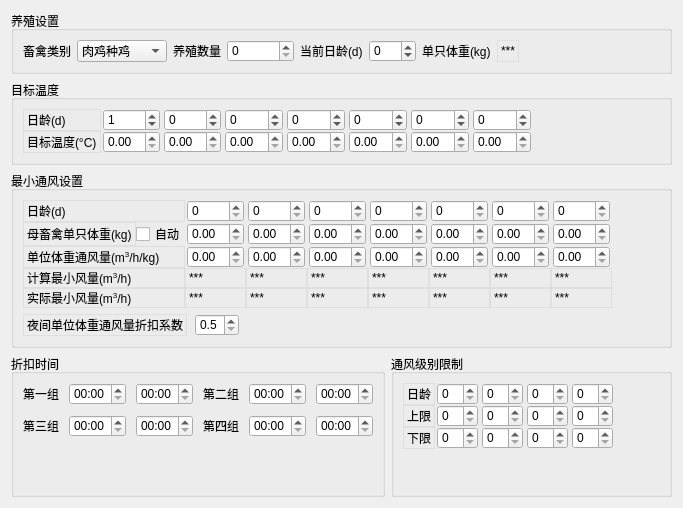
<?xml version="1.0" encoding="UTF-8"?>
<ui version="4.0">
 <class>ParSetOne</class>
 <widget class="QWidget" name="ParSetOne">
  <property name="geometry">
   <rect>
    <x>0</x>
    <y>0</y>
    <width>683</width>
    <height>508</height>
   </rect>
  </property>
  <property name="windowTitle">
   <string>Form</string>
  </property>
  <property name="styleSheet">
   <string notr="true">#groupBox_3 QLabel,
#groupBox QLabel,
#groupBox_2 QLabel,
#label_weight{
	border: 1px solid rgba(220, 220, 220, 0.8);
}
#groupBox_3 QDoubleSpinBox,
#groupBox QDoubleSpinBox,
#groupBox_2 QDoubleSpinBox,
#groupBox_3 QSpinBox,
#groupBox QSpinBox,
#groupBox_2 QSpinBox{
	margin-right: 2px;
	margin-left: 2px;
}
</string>
  </property>
  <layout class="QGridLayout" name="gridLayout_10">
   <item row="0" column="0" colspan="2">
    <widget class="QGroupBox" name="groupBox_5">
     <property name="title">
      <string>养殖设置</string>
     </property>
     <layout class="QGridLayout" name="gridLayout_9">
      <item row="0" column="0">
       <layout class="QGridLayout" name="gridLayout_8">
        <item row="0" column="2">
         <widget class="QLabel" name="label_33">
          <property name="text">
           <string>养殖数量</string>
          </property>
         </widget>
        </item>
        <item row="0" column="6">
         <widget class="QLabel" name="label_36">
          <property name="text">
           <string>单只体重(kg)</string>
          </property>
         </widget>
        </item>
        <item row="0" column="3">
         <widget class="QSpinBox" name="spinBox_matrix_count">
          <property name="sizePolicy">
           <sizepolicy hsizetype="Preferred" vsizetype="Fixed">
            <horstretch>0</horstretch>
            <verstretch>0</verstretch>
           </sizepolicy>
          </property>
          <property name="maximum">
           <number>100000000</number>
          </property>
         </widget>
        </item>
        <item row="0" column="0">
         <widget class="QLabel" name="label_31">
          <property name="text">
           <string>畜禽类别</string>
          </property>
         </widget>
        </item>
        <item row="0" column="5">
         <widget class="QSpinBox" name="spinBox_current_days">
          <property name="minimum">
           <number>-3</number>
          </property>
          <property name="maximum">
           <number>999</number>
          </property>
         </widget>
        </item>
        <item row="0" column="1">
         <widget class="QComboBox" name="comboBox_matrix_category">
          <item>
           <property name="text">
            <string>肉鸡种鸡</string>
           </property>
          </item>
          <item>
           <property name="text">
            <string>肉鸡商品代</string>
           </property>
          </item>
          <item>
           <property name="text">
            <string>蛋鸡种鸡</string>
           </property>
          </item>
          <item>
           <property name="text">
            <string>蛋鸡商品代</string>
           </property>
          </item>
          <item>
           <property name="text">
            <string>黄鸡种鸡</string>
           </property>
          </item>
          <item>
           <property name="text">
            <string>黄鸡商品代</string>
           </property>
          </item>
          <item>
           <property name="text">
            <string>猪群</string>
           </property>
          </item>
          <item>
           <property name="text">
            <string>兔群</string>
           </property>
          </item>
          <item>
           <property name="text">
            <string>其他品系</string>
           </property>
          </item>
         </widget>
        </item>
        <item row="0" column="4">
         <widget class="QLabel" name="label_35">
          <property name="text">
           <string>当前日龄(d)</string>
          </property>
         </widget>
        </item>
        <item row="0" column="7">
         <widget class="QLabel" name="label_weight">
          <property name="text">
           <string>***</string>
          </property>
         </widget>
        </item>
       </layout>
      </item>
      <item row="0" column="1">
       <spacer name="horizontalSpacer_5">
        <property name="orientation">
         <enum>Qt::Horizontal</enum>
        </property>
        <property name="sizeHint" stdset="0">
         <size>
          <width>215</width>
          <height>20</height>
         </size>
        </property>
       </spacer>
      </item>
     </layout>
    </widget>
   </item>
   <item row="1" column="0" colspan="2">
    <widget class="QGroupBox" name="groupBox">
     <property name="title">
      <string>目标温度</string>
     </property>
     <layout class="QGridLayout" name="gridLayout_7">
      <item row="0" column="0">
       <layout class="QGridLayout" name="gridLayout_6">
        <property name="spacing">
         <number>0</number>
        </property>
        <item row="0" column="0">
         <widget class="QLabel" name="label_29">
          <property name="text">
           <string>日龄(d)</string>
          </property>
         </widget>
        </item>
        <item row="0" column="1">
         <widget class="QSpinBox" name="spinBox_aim_day1">
          <property name="minimum">
           <number>-3</number>
          </property>
          <property name="maximum">
           <number>999</number>
          </property>
          <property name="value">
           <number>1</number>
          </property>
         </widget>
        </item>
        <item row="0" column="2">
         <widget class="QSpinBox" name="spinBox_aim_day2">
          <property name="minimum">
           <number>-3</number>
          </property>
          <property name="maximum">
           <number>999</number>
          </property>
          <property name="value">
           <number>0</number>
          </property>
         </widget>
        </item>
        <item row="0" column="3">
         <widget class="QSpinBox" name="spinBox_aim_day3">
          <property name="minimum">
           <number>-1000</number>
          </property>
          <property name="maximum">
           <number>1000</number>
          </property>
         </widget>
        </item>
        <item row="0" column="4">
         <widget class="QSpinBox" name="spinBox_aim_day4">
          <property name="minimum">
           <number>-1000</number>
          </property>
          <property name="maximum">
           <number>1000</number>
          </property>
         </widget>
        </item>
        <item row="0" column="5">
         <widget class="QSpinBox" name="spinBox_aim_day5">
          <property name="minimum">
           <number>-1000</number>
          </property>
          <property name="maximum">
           <number>1000</number>
          </property>
         </widget>
        </item>
        <item row="0" column="6">
         <widget class="QSpinBox" name="spinBox_aim_day6">
          <property name="minimum">
           <number>-1000</number>
          </property>
          <property name="maximum">
           <number>1000</number>
          </property>
         </widget>
        </item>
        <item row="0" column="7">
         <widget class="QSpinBox" name="spinBox_aim_day7">
          <property name="minimum">
           <number>-1000</number>
          </property>
          <property name="maximum">
           <number>1000</number>
          </property>
         </widget>
        </item>
        <item row="1" column="0">
         <widget class="QLabel" name="label_30">
          <property name="text">
           <string>目标温度(°C)</string>
          </property>
         </widget>
        </item>
        <item row="1" column="1">
         <widget class="QDoubleSpinBox" name="doubleSpinBox_aim_t1"/>
        </item>
        <item row="1" column="2">
         <widget class="QDoubleSpinBox" name="doubleSpinBox_aim_t2"/>
        </item>
        <item row="1" column="3">
         <widget class="QDoubleSpinBox" name="doubleSpinBox_aim_t3"/>
        </item>
        <item row="1" column="4">
         <widget class="QDoubleSpinBox" name="doubleSpinBox_aim_t4"/>
        </item>
        <item row="1" column="5">
         <widget class="QDoubleSpinBox" name="doubleSpinBox_aim_t5"/>
        </item>
        <item row="1" column="6">
         <widget class="QDoubleSpinBox" name="doubleSpinBox_aim_t6"/>
        </item>
        <item row="1" column="7">
         <widget class="QDoubleSpinBox" name="doubleSpinBox_aim_t7"/>
        </item>
       </layout>
      </item>
      <item row="0" column="1">
       <spacer name="horizontalSpacer_4">
        <property name="orientation">
         <enum>Qt::Horizontal</enum>
        </property>
        <property name="sizeHint" stdset="0">
         <size>
          <width>108</width>
          <height>20</height>
         </size>
        </property>
       </spacer>
      </item>
     </layout>
    </widget>
   </item>
   <item row="2" column="0" colspan="2">
    <widget class="QGroupBox" name="groupBox_2">
     <property name="title">
      <string>最小通风设置</string>
     </property>
     <layout class="QGridLayout" name="gridLayout_5">
      <item row="1" column="0">
       <layout class="QHBoxLayout" name="horizontalLayout_8">
        <item>
         <widget class="QLabel" name="label_28">
          <property name="text">
           <string>夜间单位体重通风量折扣系数</string>
          </property>
         </widget>
        </item>
        <item>
         <widget class="QDoubleSpinBox" name="doubleSpinBox_discount_coefficient">
          <property name="decimals">
           <number>1</number>
          </property>
          <property name="minimum">
           <double>0.500000000000000</double>
          </property>
          <property name="maximum">
           <double>1.500000000000000</double>
          </property>
         </widget>
        </item>
        <item>
         <spacer name="horizontalSpacer_3">
          <property name="orientation">
           <enum>Qt::Horizontal</enum>
          </property>
          <property name="sizeHint" stdset="0">
           <size>
            <width>40</width>
            <height>20</height>
           </size>
          </property>
         </spacer>
        </item>
       </layout>
      </item>
      <item row="0" column="0">
       <layout class="QGridLayout" name="gridLayout_4">
        <property name="spacing">
         <number>0</number>
        </property>
        <item row="2" column="1">
         <widget class="QDoubleSpinBox" name="doubleSpinBox_m_air_unit_v1"/>
        </item>
        <item row="1" column="2">
         <widget class="QDoubleSpinBox" name="doubleSpinBox_m_air_matrix_w2"/>
        </item>
        <item row="4" column="4">
         <widget class="QLabel" name="label_m_air_a4">
          <property name="text">
           <string>***</string>
          </property>
         </widget>
        </item>
        <item row="0" column="3">
         <widget class="QSpinBox" name="spinBox_m_air_day3"/>
        </item>
        <item row="2" column="2">
         <widget class="QDoubleSpinBox" name="doubleSpinBox_m_air_unit_v2"/>
        </item>
        <item row="4" column="5">
         <widget class="QLabel" name="label_m_air_a5">
          <property name="text">
           <string>***</string>
          </property>
         </widget>
        </item>
        <item row="3" column="7">
         <widget class="QLabel" name="label_m_air_c7">
          <property name="text">
           <string>***</string>
          </property>
         </widget>
        </item>
        <item row="3" column="1">
         <widget class="QLabel" name="label_m_air_c1">
          <property name="text">
           <string>***</string>
          </property>
         </widget>
        </item>
        <item row="1" column="1">
         <widget class="QDoubleSpinBox" name="doubleSpinBox_m_air_matrix_w1"/>
        </item>
        <item row="2" column="0">
         <widget class="QLabel" name="label_11">
          <property name="text">
           <string>&lt;html&gt;&lt;head/&gt;&lt;body&gt;&lt;p&gt;单位体重通风量(m&lt;span style=&quot; vertical-align:super;&quot;&gt;3&lt;/span&gt;/h/kg)&lt;/p&gt;&lt;/body&gt;&lt;/html&gt;</string>
          </property>
         </widget>
        </item>
        <item row="1" column="4">
         <widget class="QDoubleSpinBox" name="doubleSpinBox_m_air_matrix_w4"/>
        </item>
        <item row="3" column="5">
         <widget class="QLabel" name="label_m_air_c5">
          <property name="text">
           <string>***</string>
          </property>
         </widget>
        </item>
        <item row="3" column="2">
         <widget class="QLabel" name="label_m_air_c2">
          <property name="text">
           <string>***</string>
          </property>
         </widget>
        </item>
        <item row="2" column="7">
         <widget class="QDoubleSpinBox" name="doubleSpinBox_m_air_unit_v7"/>
        </item>
        <item row="1" column="3">
         <widget class="QDoubleSpinBox" name="doubleSpinBox_m_air_matrix_w3"/>
        </item>
        <item row="3" column="0">
         <widget class="QLabel" name="label_12">
          <property name="text">
           <string>&lt;html&gt;&lt;head/&gt;&lt;body&gt;&lt;p&gt;计算最小风量(m&lt;span style=&quot; vertical-align:super;&quot;&gt;3&lt;/span&gt;/h)&lt;/p&gt;&lt;/body&gt;&lt;/html&gt;</string>
          </property>
         </widget>
        </item>
        <item row="2" column="5">
         <widget class="QDoubleSpinBox" name="doubleSpinBox_m_air_unit_v5"/>
        </item>
        <item row="1" column="5">
         <widget class="QDoubleSpinBox" name="doubleSpinBox_m_air_matrix_w5"/>
        </item>
        <item row="3" column="6">
         <widget class="QLabel" name="label_m_air_c6">
          <property name="text">
           <string>***</string>
          </property>
         </widget>
        </item>
        <item row="0" column="0">
         <widget class="QLabel" name="label_8">
          <property name="text">
           <string>日龄(d)</string>
          </property>
         </widget>
        </item>
        <item row="4" column="1">
         <widget class="QLabel" name="label_m_air_a1">
          <property name="text">
           <string>***</string>
          </property>
         </widget>
        </item>
        <item row="1" column="0">
         <layout class="QHBoxLayout" name="horizontalLayout_6">
          <item>
           <widget class="QLabel" name="label_9">
            <property name="text">
             <string>母畜禽单只体重(kg)</string>
            </property>
           </widget>
          </item>
          <item>
           <widget class="QCheckBox" name="checkBox">
            <property name="text">
             <string>自动</string>
            </property>
           </widget>
          </item>
         </layout>
        </item>
        <item row="0" column="4">
         <widget class="QSpinBox" name="spinBox_m_air_day4"/>
        </item>
        <item row="0" column="5">
         <widget class="QSpinBox" name="spinBox_m_air_day5"/>
        </item>
        <item row="4" column="6">
         <widget class="QLabel" name="label_m_air_a6">
          <property name="text">
           <string>***</string>
          </property>
         </widget>
        </item>
        <item row="4" column="3">
         <widget class="QLabel" name="label_m_air_a3">
          <property name="text">
           <string>***</string>
          </property>
         </widget>
        </item>
        <item row="0" column="1">
         <widget class="QSpinBox" name="spinBox_m_air_day1"/>
        </item>
        <item row="2" column="3">
         <widget class="QDoubleSpinBox" name="doubleSpinBox_m_air_unit_v3"/>
        </item>
        <item row="3" column="3">
         <widget class="QLabel" name="label_m_air_c3">
          <property name="text">
           <string>***</string>
          </property>
         </widget>
        </item>
        <item row="0" column="6">
         <widget class="QSpinBox" name="spinBox_m_air_day6"/>
        </item>
        <item row="1" column="6">
         <widget class="QDoubleSpinBox" name="doubleSpinBox_m_air_matrix_w6"/>
        </item>
        <item row="1" column="7">
         <widget class="QDoubleSpinBox" name="doubleSpinBox_m_air_matrix_w7"/>
        </item>
        <item row="4" column="0">
         <widget class="QLabel" name="label_13">
          <property name="text">
           <string>&lt;html&gt;&lt;head/&gt;&lt;body&gt;&lt;p&gt;实际最小风量(m&lt;span style=&quot; vertical-align:super;&quot;&gt;3&lt;/span&gt;/h)&lt;/p&gt;&lt;/body&gt;&lt;/html&gt;</string>
          </property>
         </widget>
        </item>
        <item row="2" column="4">
         <widget class="QDoubleSpinBox" name="doubleSpinBox_m_air_unit_v4"/>
        </item>
        <item row="2" column="6">
         <widget class="QDoubleSpinBox" name="doubleSpinBox_m_air_unit_v6"/>
        </item>
        <item row="0" column="2">
         <widget class="QSpinBox" name="spinBox_m_air_day2"/>
        </item>
        <item row="4" column="7">
         <widget class="QLabel" name="label_m_air_a7">
          <property name="text">
           <string>***</string>
          </property>
         </widget>
        </item>
        <item row="4" column="2">
         <widget class="QLabel" name="label_m_air_a2">
          <property name="text">
           <string>***</string>
          </property>
         </widget>
        </item>
        <item row="0" column="7">
         <widget class="QSpinBox" name="spinBox_m_air_day7"/>
        </item>
        <item row="3" column="4">
         <widget class="QLabel" name="label_m_air_c4">
          <property name="text">
           <string>***</string>
          </property>
         </widget>
        </item>
       </layout>
      </item>
      <item row="0" column="1">
       <spacer name="horizontalSpacer_6">
        <property name="orientation">
         <enum>Qt::Horizontal</enum>
        </property>
        <property name="sizeHint" stdset="0">
         <size>
          <width>40</width>
          <height>20</height>
         </size>
        </property>
       </spacer>
      </item>
     </layout>
    </widget>
   </item>
   <item row="3" column="0">
    <widget class="QGroupBox" name="groupBox_4">
     <property name="title">
      <string>折扣时间</string>
     </property>
     <layout class="QGridLayout" name="gridLayout">
      <item row="0" column="0">
       <layout class="QHBoxLayout" name="horizontalLayout_5">
        <property name="spacing">
         <number>10</number>
        </property>
        <item>
         <layout class="QVBoxLayout" name="verticalLayout">
          <item>
           <layout class="QHBoxLayout" name="horizontalLayout">
            <item>
             <widget class="QLabel" name="label">
              <property name="text">
               <string>第一组</string>
              </property>
             </widget>
            </item>
            <item>
             <widget class="QTimeEdit" name="timeEdit_dc_1">
              <property name="displayFormat">
               <string>HH:mm</string>
              </property>
             </widget>
            </item>
            <item>
             <widget class="QTimeEdit" name="timeEdit_dc_2">
              <property name="displayFormat">
               <string>HH:mm</string>
              </property>
             </widget>
            </item>
           </layout>
          </item>
          <item>
           <layout class="QHBoxLayout" name="horizontalLayout_3">
            <item>
             <widget class="QLabel" name="label_3">
              <property name="text">
               <string>第三组</string>
              </property>
             </widget>
            </item>
            <item>
             <widget class="QTimeEdit" name="timeEdit_dc_5">
              <property name="displayFormat">
               <string>HH:mm</string>
              </property>
             </widget>
            </item>
            <item>
             <widget class="QTimeEdit" name="timeEdit_dc_6">
              <property name="displayFormat">
               <string>HH:mm</string>
              </property>
             </widget>
            </item>
           </layout>
          </item>
         </layout>
        </item>
        <item>
         <layout class="QVBoxLayout" name="verticalLayout_2">
          <item>
           <layout class="QHBoxLayout" name="horizontalLayout_2">
            <item>
             <widget class="QLabel" name="label_2">
              <property name="text">
               <string>第二组</string>
              </property>
             </widget>
            </item>
            <item>
             <widget class="QTimeEdit" name="timeEdit_dc_3">
              <property name="displayFormat">
               <string>HH:mm</string>
              </property>
             </widget>
            </item>
            <item>
             <widget class="QTimeEdit" name="timeEdit_dc_4">
              <property name="displayFormat">
               <string>HH:mm</string>
              </property>
             </widget>
            </item>
           </layout>
          </item>
          <item>
           <layout class="QHBoxLayout" name="horizontalLayout_4">
            <item>
             <widget class="QLabel" name="label_4">
              <property name="text">
               <string>第四组</string>
              </property>
             </widget>
            </item>
            <item>
             <widget class="QTimeEdit" name="timeEdit_dc_7">
              <property name="displayFormat">
               <string>HH:mm</string>
              </property>
             </widget>
            </item>
            <item>
             <widget class="QTimeEdit" name="timeEdit_dc_8">
              <property name="displayFormat">
               <string>HH:mm</string>
              </property>
             </widget>
            </item>
           </layout>
          </item>
         </layout>
        </item>
       </layout>
      </item>
      <item row="0" column="1">
       <spacer name="horizontalSpacer">
        <property name="orientation">
         <enum>Qt::Horizontal</enum>
        </property>
        <property name="sizeHint" stdset="0">
         <size>
          <width>13</width>
          <height>20</height>
         </size>
        </property>
       </spacer>
      </item>
      <item row="1" column="0">
       <spacer name="verticalSpacer">
        <property name="orientation">
         <enum>Qt::Vertical</enum>
        </property>
        <property name="sizeHint" stdset="0">
         <size>
          <width>20</width>
          <height>40</height>
         </size>
        </property>
       </spacer>
      </item>
     </layout>
    </widget>
   </item>
   <item row="3" column="1">
    <widget class="QGroupBox" name="groupBox_3">
     <property name="title">
      <string>通风级别限制</string>
     </property>
     <layout class="QGridLayout" name="gridLayout_3">
      <item row="0" column="0">
       <layout class="QGridLayout" name="gridLayout_2">
        <property name="spacing">
         <number>0</number>
        </property>
        <item row="0" column="0">
         <widget class="QLabel" name="label_5">
          <property name="sizePolicy">
           <sizepolicy hsizetype="Fixed" vsizetype="Preferred">
            <horstretch>0</horstretch>
            <verstretch>0</verstretch>
           </sizepolicy>
          </property>
          <property name="text">
           <string>日龄</string>
          </property>
         </widget>
        </item>
        <item row="0" column="1">
         <widget class="QSpinBox" name="spinBox_level_d1"/>
        </item>
        <item row="0" column="2">
         <widget class="QSpinBox" name="spinBox_level_d2"/>
        </item>
        <item row="0" column="3">
         <widget class="QSpinBox" name="spinBox_level_d3"/>
        </item>
        <item row="0" column="4">
         <widget class="QSpinBox" name="spinBox_level_d4"/>
        </item>
        <item row="1" column="0">
         <widget class="QLabel" name="label_6">
          <property name="sizePolicy">
           <sizepolicy hsizetype="Fixed" vsizetype="Preferred">
            <horstretch>0</horstretch>
            <verstretch>0</verstretch>
           </sizepolicy>
          </property>
          <property name="text">
           <string>上限</string>
          </property>
         </widget>
        </item>
        <item row="1" column="1">
         <widget class="QSpinBox" name="spinBox_level_up1"/>
        </item>
        <item row="1" column="2">
         <widget class="QSpinBox" name="spinBox_level_up2"/>
        </item>
        <item row="1" column="3">
         <widget class="QSpinBox" name="spinBox_level_up3"/>
        </item>
        <item row="1" column="4">
         <widget class="QSpinBox" name="spinBox_level_up4"/>
        </item>
        <item row="2" column="0">
         <widget class="QLabel" name="label_7">
          <property name="sizePolicy">
           <sizepolicy hsizetype="Fixed" vsizetype="Preferred">
            <horstretch>0</horstretch>
            <verstretch>0</verstretch>
           </sizepolicy>
          </property>
          <property name="text">
           <string>下限</string>
          </property>
         </widget>
        </item>
        <item row="2" column="1">
         <widget class="QSpinBox" name="spinBox_level_down1"/>
        </item>
        <item row="2" column="2">
         <widget class="QSpinBox" name="spinBox_level_down2"/>
        </item>
        <item row="2" column="3">
         <widget class="QSpinBox" name="spinBox_level_down3"/>
        </item>
        <item row="2" column="4">
         <widget class="QSpinBox" name="spinBox_level_down4"/>
        </item>
       </layout>
      </item>
      <item row="0" column="1">
       <spacer name="horizontalSpacer_2">
        <property name="orientation">
         <enum>Qt::Horizontal</enum>
        </property>
        <property name="sizeHint" stdset="0">
         <size>
          <width>14</width>
          <height>20</height>
         </size>
        </property>
       </spacer>
      </item>
      <item row="1" column="0">
       <spacer name="verticalSpacer_2">
        <property name="orientation">
         <enum>Qt::Vertical</enum>
        </property>
        <property name="sizeHint" stdset="0">
         <size>
          <width>20</width>
          <height>40</height>
         </size>
        </property>
       </spacer>
      </item>
     </layout>
    </widget>
   </item>
  </layout>
 </widget>
 <resources/>
 <connections/>
</ui>
